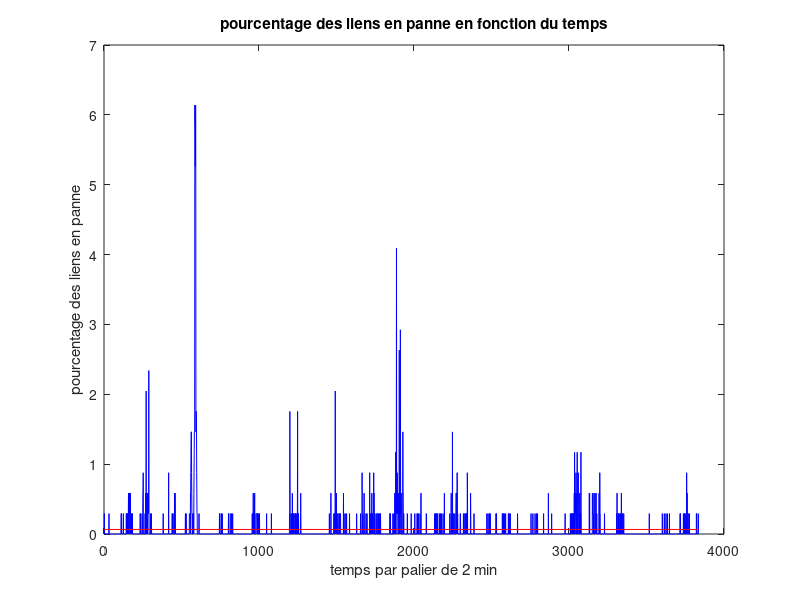
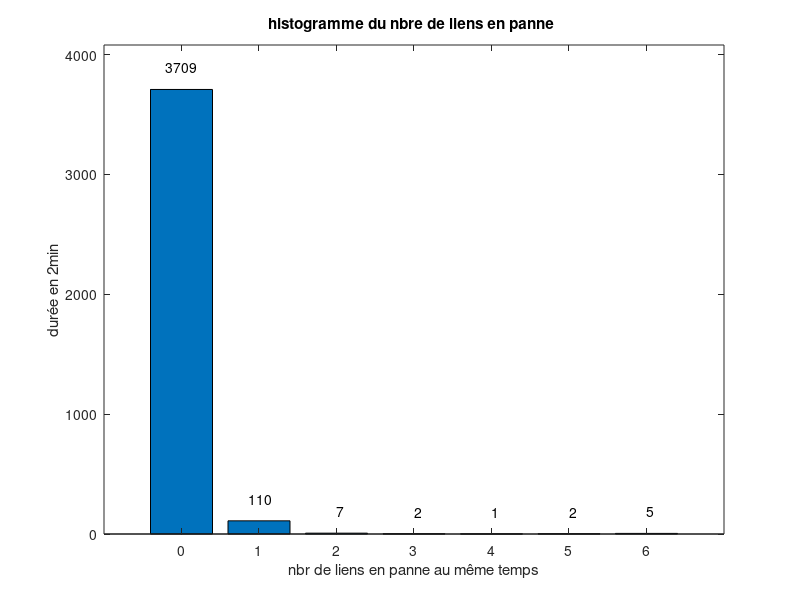
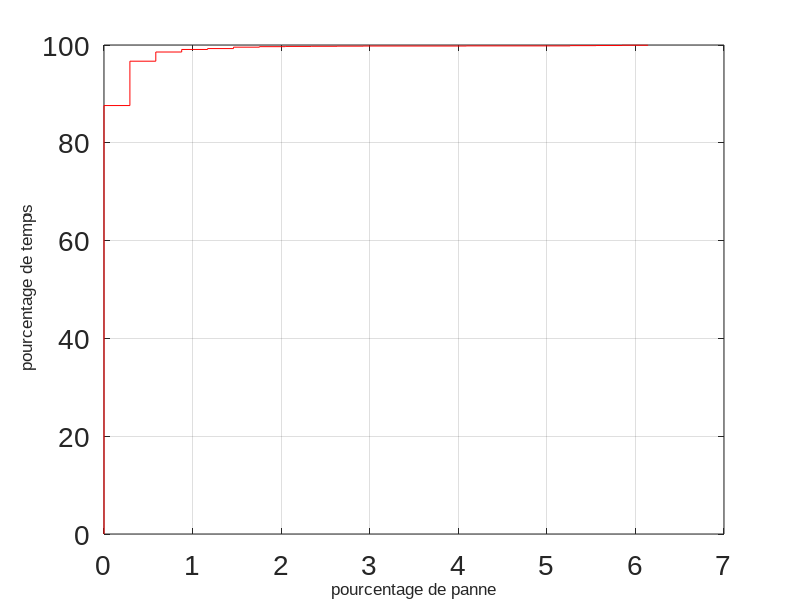
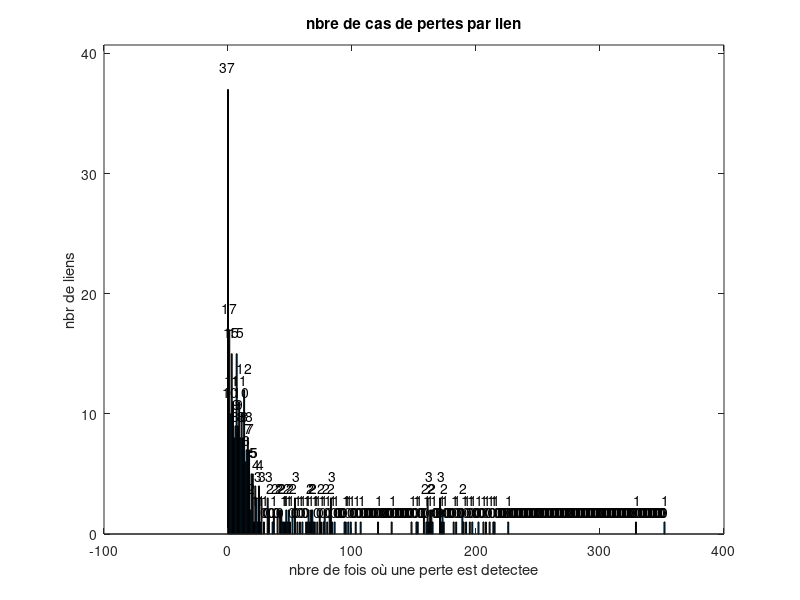

Write MATLAB code to recreate these figures, in order. (Note: a time limit stopped this script after it produced the figures.)
close all
clear all
clc

nb_lien= 342; % nombre de liens 
duree = 3836; % duree de l'experience en 2min

A= importdata('pertes.txt'); % recuperer le fichier des pourcentages de perte

%%%%%%%%%%%%%%%% Pourcentage des liens en panne en fonction du temps %%%%%%%%%%%%%%%%

B= matintrlv(A,length(A)/duree,duree); % regrouper à la suite dans un seul vecteur les pourcentages de perte enregistrés dans le mm tps  
B= reshape(B,nb_lien,length(B)/nb_lien); % chaque vecteur correspond au meme tps 

for i=1:duree
    per_panne(i) = (length(find(B(:,i)==100))/nb_lien)*100;
end

moyenne_per = mean(per_panne);

figure 
plot (per_panne,'b');
hold on 
plot ( [0,duree],[moyenne_per, moyenne_per] , 'r');
hold off 
ylabel('pourcentage des liens en panne');
xlabel('temps par palier de 2 min');
title('pourcentage des liens en panne en fonction du temps');
saveas(gcf,'p_panne','fig');

[n, xout] = hist(per_panne,0:1:max(per_panne));
figure;
bar(xout, n);
c = .05;
text(xout, n+c*max(n), num2str(n(:)), 'horizontalalignment', 'center')
set(gca, 'ylim', [0 max(n)*(1+2*c)])
ylabel('durée en 2min');
xlabel('nbr de liens en panne au même temps');
title('histogramme du nbre de liens en panne ');
saveas(gcf,'hist_p_panne','fig');

figure;
[h,stats] = cdfplot(per_panne);
set(h,'color','r','LineStyle','-');
ydata = get(h,'YData');
ydata = ydata.*100;
set(h,'YData',ydata);
ylabel('\fontname{arial}\fontsize{17} pourcentage de temps');
xlabel('\fontname{arial}\fontsize{17}pourcentage de panne');
title('\fontname{arial}\fontsize{17}');
set(gca, 'FontSize', 20, 'fontName','arial');
saveas(gcf,'repar_per_panne','fig');

%%%%%%%%%%%%%%%% Fréquence (par minute) de pannes d'un lien  %%%%%%%%%%%%%%%%

C = reshape(A, duree,length(A)/duree);

for i=1:nb_lien
    endommage(i)=length(find(C(:,i))>100);
end

[n, xout] = hist(endommage,0:1:max(endommage));
figure
bar(xout, n);
c = .05;
text(xout, n+c*max(n), num2str(n(:)), 'horizontalalignment', 'center')
set(gca, 'ylim', [0 max(n)*(1+2*c)])
ylabel('nbr de liens');
xlabel('nbre de fois où une perte est detectee');
title('nbre de cas de pertes par lien');
saveas(gcf,'endommage','fig');

%%%%%%%%% nbr de pannes consécutives et durée de ces pannes pour chaque lien %%%%%%%%%%%%%%%%%%%%%%%%%%%%%%%%%%%%%

duree_panne = zeros(nb_lien,nb_lien);
nb_panne_cons = zeros(1,nb_lien); % nbr de pannes qui dure au moins deux fois 
nb_panne_1 = zeros(1,nb_lien);
k=0;
for i=1:nb_lien 
    X=find(C(:,i)==100);% les moments où une panne est detectée
    nb_panne(i)=length(X);
    j=1;
    while j<=length(X)
        if (j<length(X) & (X(j+1)==X(j)+1)) % verifier si la panne va durer 
            nb_panne_cons(i) = nb_panne_cons(i) +1;
            k=k+1; 
            nb_panne_1(i) = nb_panne_1(i)+1;
            duree_panne(i,k)=duree_panne(i,k)+1;
            while (j< length(X) & (X(j+1) == X(j)+1) ) % compter la durée de cette panne
                duree_panne(i,k)=duree_panne(i,k)+1;
                nb_panne_1(i) = nb_panne_1(i)+1;
                j=j+1;
            end
        else %sinn la panne ne va duree qu'une seule fois
            k=k+1;
            nb_panne_1(i) = nb_panne_1(i)+1;
            duree_panne(i,k)=duree_panne(i,k)+1;
        end
        j=j+1;
    end
   k=0;
  duree_pannes(i)=sum(duree_panne(i,:));
end

max_duree = max(duree_panne,[],2); % la durée max d'une panne 


[n, xout] = hist(nb_panne,0:1:max(nb_panne));
figure;
bar(xout, n);
c = .05;
text(xout, n+c*max(n), num2str(n(:)), 'horizontalalignment', 'center')
set(gca, 'ylim', [0 max(n)*(1+2*c)])
ylabel('\fontname{arial}\fontsize{17}nbr de liens');
xlabel('\fontname{arial}\fontsize{17}nbr de pannes');
title('\fontname{arial}\fontsize{17}histogramme des nbr de pannes');
set(gca, 'FontSize', 20, 'fontName','arial');
saveas(gcf,'hist_nb_panne','fig');

% figure 
% hist(nb_panne_cons);
% ylabel('nbr de liens');
% xlabel('nbr de pannes consécutives');
% title('histogramme des nbr de pannes consécutives');
% saveas(gcf,'hist_nb_panne_cons','fig');

[n, xout] = hist(max_duree);
figure 
bar(xout, n);
c = .05;
text(xout, n+c*max(n), num2str(n(:)), 'horizontalalignment', 'center')
set(gca, 'ylim', [0 max(n)*(1+2*c)])
ylabel('\fontname{arial}\fontsize{17}nbr de liens ');
xlabel('\fontname{arial}\fontsize{17}duree max de la panne');
title('\fontname{arial}\fontsize{17}histogramme des durees max de panne');
set(gca, 'FontSize', 20, 'fontName','arial');
saveas(gcf,'hist_max_duree','fig');

[n, xout] = hist(duree_pannes,0:1:max(duree_pannes));
figure
bar(xout, n);
c = .05;
text(xout, n+c*max(n), num2str(n(:)), 'horizontalalignment', 'center')
set(gca, 'ylim', [0 max(n)*(1+2*c)]);
ylabel('\fontname{arial}\fontsize{17}nbr de liens');
xlabel('\fontname{arial}\fontsize{17}duree cummulée des pannes');
title('\fontname{arial}\fontsize{17}histogramme des durees de pannes')
set(gca, 'FontSize', 20, 'fontName','arial');
saveas(gcf,'hist_duree_pannes','fig');


figure;
[h,stats] = cdfplot(max_duree);
set(h,'color','r','LineStyle','-');
ydata = get(h,'YData');
ydata = ydata.*100;
xdata = get(h,'XData');
xdata = xdata.*2;
set(h,'xData',xdata);
set(h,'YData',ydata);
ylabel('\fontname{arial}\fontsize{17}pourcentage des liens en panne');
xlabel('\fontname{arial}\fontsize{17}durée de la panne en min');
title('\fontname{arial}\fontsize{17}');
set(gca, 'FontSize', 20, 'fontName','arial');
saveas(gcf,'repar_perte_lien','fig');
